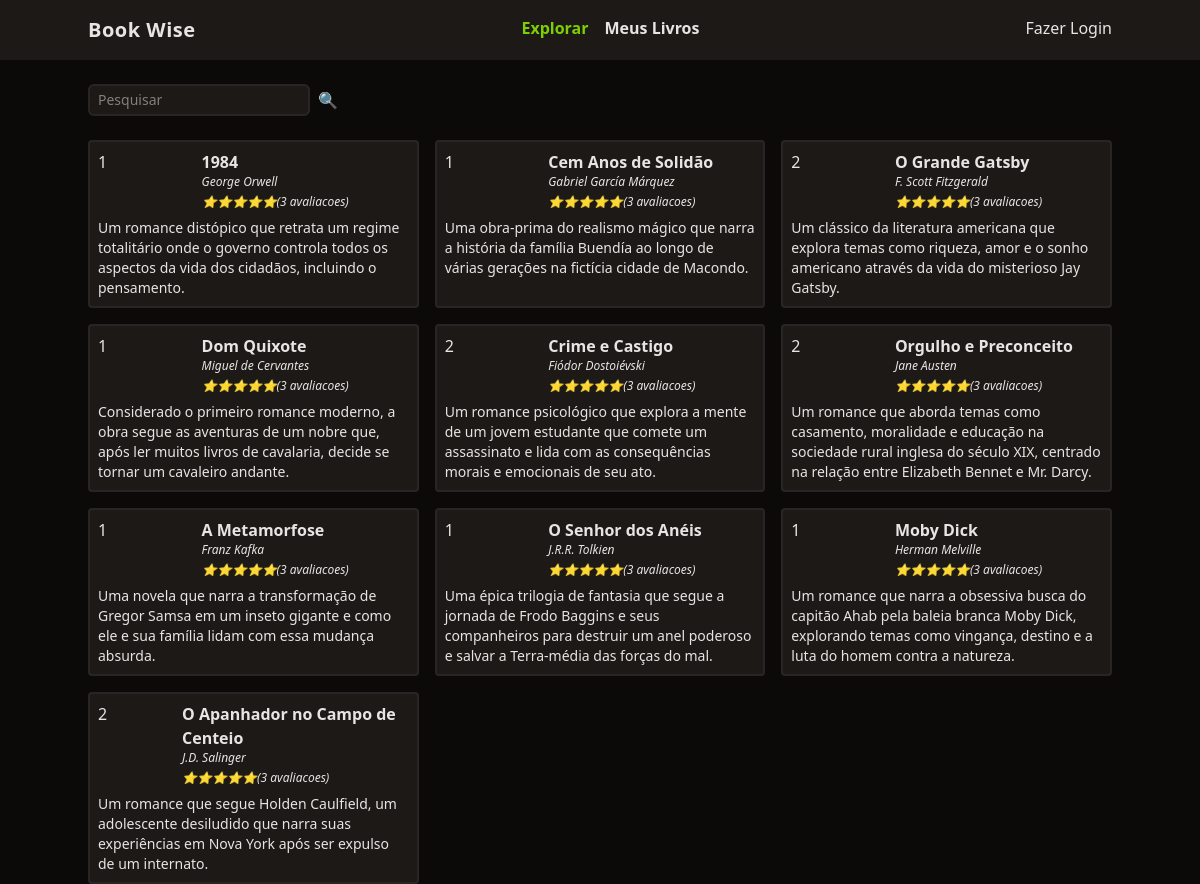
Before: / with the older database file.
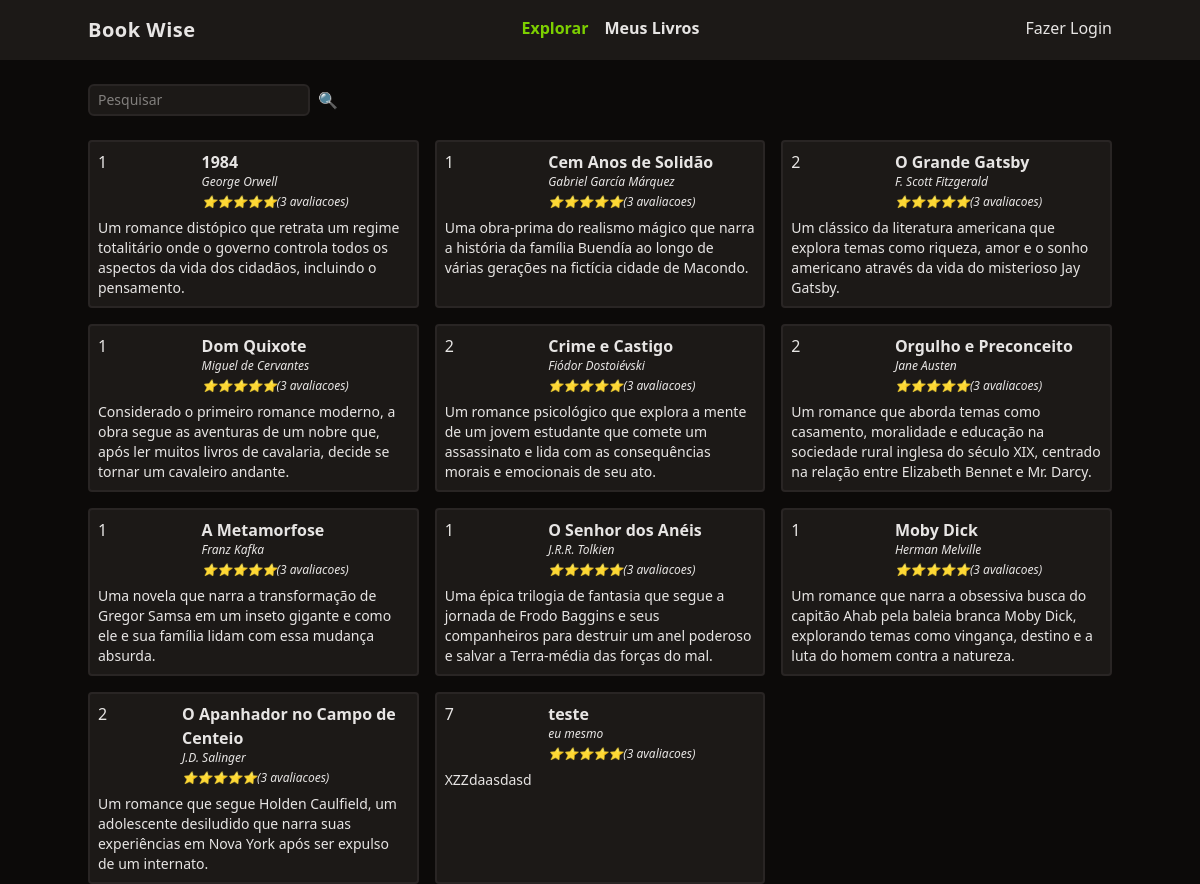
After: the same page with the newer database file.
### tables this page shows
CREATE TABLE livros (
	id integer primary key,
  titulo varchar(255),
  autor varchar(255),
  descricao text,
  ano_de_lancamento integer,
  usuario_id integer,
  foreign key (usuario_id) references usuarios(id) on delete cascade
);

### functions.php (called while the page is built, shortened)
<?php
function view($view, $data = [])
{
    require 'views/template/app.php';
}
function config($chave = null)
{
    $config = require 'config.php';
    if (strlen($chave) > 0) {
        return $config[$chave];
    }
    return $config;
}
function auth()
{
    if (!isset($_SESSION['auth'])) {
        return null;
    }
    return $_SESSION['auth'];
}

### controllers/index.controller.php (called while the page is built)
<?php
$pesquisar = $_REQUEST['pesquisar'] ?? '';
$livros = $database->query(
    query: "select * from livros where titulo like :filtro",
    class: Livro::class,
    params: ['filtro' => "%$pesquisar%"]
)->fetchAll();
view('index', compact('livros'));

### routes.php (called while the page is built, shortened)
<?php
$controller = str_replace('/', '', parse_url($_SERVER['REQUEST_URI'])['path']);
if (!$controller) $controller = 'index';
require "controllers/{$controller}.controller.php";

### index.php (called while the page is built, shortened)
<?php
require 'functions.php';
require 'database.php';
require "routes.php";

### config.php (called while the page is built)
<?php
return [
    'database' => [
        'driver' => 'sqlite',
        'database' => 'database.sqlite',
    ],
];

### database.php (called while the page is built)
<?php
class Database
{
    private $db;
    public function __construct($config)
    {
        $this->db = new PDO($this->getDsn($config));
    }
    private function getDsn($config)
    {
        $driver = $config['driver'];
        unset($config['driver']);
        $dsn = $driver . ':' . http_build_query($config, '', ';');
        if ($driver == 'sqlite') {
            $dsn = $driver . ":" . $config['database'];
        }
        return $dsn;
    }
    public function query($query, $class = null, $params = [])
    {
        $prepare = $this->db->prepare($query);
        if ($class) {
            $prepare->setFetchMode(PDO::FETCH_CLASS, $class);
        }
        $prepare->execute($params);
        return $prepare;
    }
}
$database = new Database(config('database'));

### views/index.view.php (the view)
<form action="" class="w-full flex space-x-2 mt-6">
    <input type="text" name="pesquisar" class="border-stone-800 border-2 rounded-md bg-stone-900 text-sm focus:outline-none px-2 py-1" placeholder="Pesquisar" name="pesquisar" id="">
    <button type="submit">🔍</button>
</form>
<section class="grid grid-cols-1 md:grid-cols-2 lg:grid-cols-3  gap-4">
    <?php foreach ($livros as $livro): ?>
        <div class="bg-stone-900 p-2 rounded border-stone-800 border-2">
            <div class="flex">
                <div class="w-1/3"><?= $livro->usuario_id ?></div>
                <div class="space-y-1">
                    <a href="livro?id=<?= $livro->id ?>" class="font-semibold hover:underline"><?= $livro->titulo ?></a>
                    <div class="text-xs italic"><?= $livro->autor ?></div>
                    <div class="text-xs italic">⭐⭐⭐⭐⭐(3 avaliacoes)</div>
                </div>
            </div>
            <div class="text-sm mt-2">
                <?= $livro->descricao ?>
            </div>
        </div>
    <?php endforeach; ?>
</section>

### views/template/app.php (shortened to what this page needs)
<!DOCTYPE html>
<html lang="en">
<head>
    <script src="https://unpkg.com/@tailwindcss/browser@4"></script>
</head>
<body class="bg-stone-950 text-stone-200">
    <header class="bg-stone-900">
        <nav class="mx-auto max-w-screen-lg flex justify-between py-4">
            <div class="font-bold text-xl tracking-wide">Book Wise</div>
            <ul class="flex space-x-4 font-bold">
                <li><a href="/" class="text-lime-500">Explorar</a></li>
                <li><a href="/meus-livros" class="hover:underline">Meus Livros</a></li>
            </ul>
            <ul>
                <?php if (auth()): ?>
                    <li><a href="/logout" class="hover:underline">Oi, <?= auth()->nome ?></a></li>
                <?php else: ?>
                    <li><a href="/login" class="hover:underline">Fazer Login</a></li>
                <?php endif; ?>
            </ul>
        </nav>
    </header>
    <main class="mx-auto max-w-screen-lg space-y-6">
        <?php require "views/{$view}.view.php";  ?>
    </main>
</body>
</html>

Changed rows visible on the page:
added livros: usuario "7", titulo "teste", autor "eu mesmo", descricao "XZZdaasdasd"
